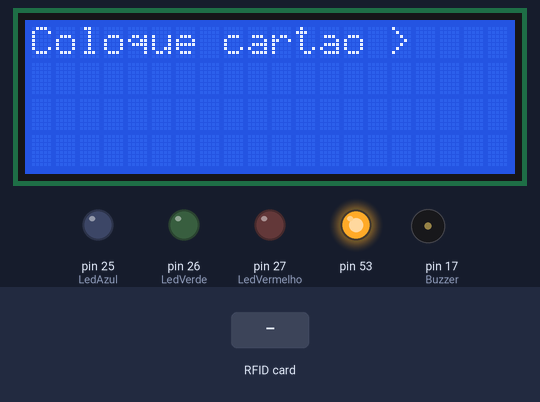
Recording of a sketch running on a simulated Arduino Mega 2560, built with avr-gcc and run on an emulated ATmega2560. On the bench: 20×4 character LCD, output pins drawn as LEDs (lit = HIGH), buzzer (waves = sounding, pin HIGH). The inputs (shaded band) are chosen by the test bench. What the sketch prints to the serial monitor is not drawn.

Above: at 1.3 s.
1.4 s: RFID card 62 92 7C 1C held to the reader
At 2.4 s:
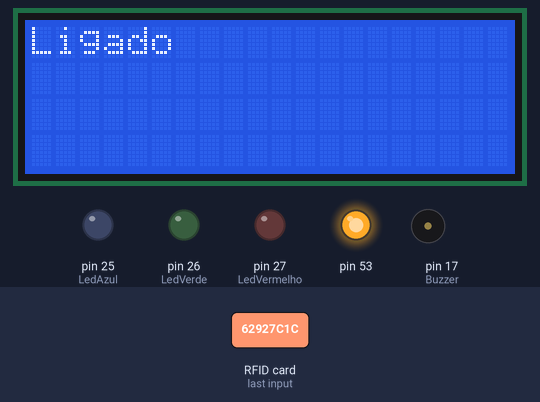
At 6.2 s:
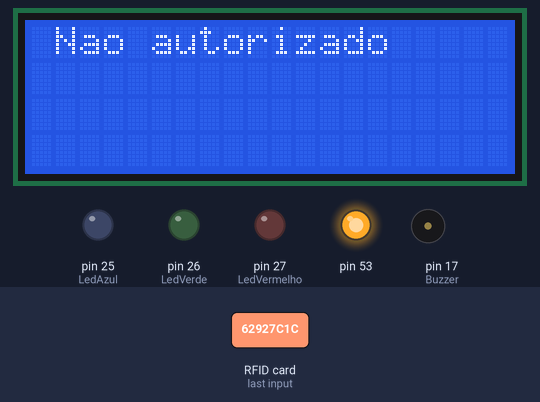
Timing chart, 0 to 11.6 s (numbered marks = the images above; inputs shaded):
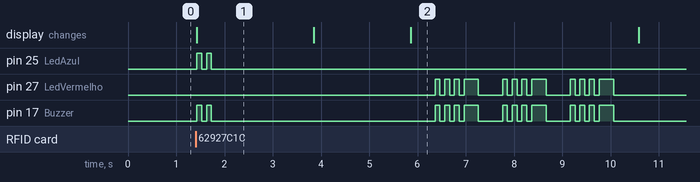

Measured:
- after the input at 1.4 s, pin 25 (LedAzul): alternates HIGH for 0.10 s and LOW for 0.10 s, 4 changes in all, then stays LOW, starting at once; pin 27 (LedVermelho): LOW → HIGH after 5.0 s, then repeats every 1.4 s: 2 × (LOW 0.10 s, HIGH 0.10 s), LOW 0.10 s, HIGH 0.30 s, LOW 0.50 s, HIGH 0.10 s, until it stays LOW from 10.1 s
- what the display in image 1 shows lasts 2.4 s, from 1.4 s to 3.8 s

The sketch:

RFID-LigandoDesligando-LEDs-LCD.ino
```cpp
//This code was Written by Oskar Polanski, known as oskarplayer27 or TheSurrenderPenguin, he is a 13 year old programmer
//Some bits are included in Polish (NONE IN POLISH, NOW IN ENGLISH), the native language of Oskar, so please change it, i have shown you where with the 2 slashes
#include <SPI.h> //Basically all the libraries, initializing, other stuff
#include <MFRC522.h>
int onoffstate = 0; // its for the "latch" of the relay

#define SS_PIN 5
#define RST_PIN 2
MFRC522 mfrc522(SS_PIN, RST_PIN);   // Create MFRC522 instance.

#include <Wire.h>
#include <LiquidCrystal_I2C.h>

#define LedAzul 25
#define LedVerde 26
#define LedVermelho 27
#define Buzzer 17

// --- Variáveis Globais ---
char st[20];

// set the LCD number of columns and rows
int ColunasLCD = 20;
int LinhasLCD = 4;

// set LCD address, number of columns and rows
// if you don't know your display address, run an I2C scanner sketch
LiquidCrystal_I2C lcd(0x27, ColunasLCD, LinhasLCD);

void setup() {
  // put your setup code here, to run once:
lcd.begin();                      // initialize the lcd
lcd.backlight();
Serial.begin(115200);
pinMode (LedVerde, OUTPUT ); //green led  - Relay signal - PIN 8
pinMode (17, OUTPUT ); //Buzzer - PIN 7
pinMode(27, OUTPUT); //red led
pinMode(25, OUTPUT); //blue led
SPI.begin();
mfrc522.PCD_Init();   // Initiate MFRC522
lcd.print("Coloque cartao >"); //Change to ur language, means put the card to the reader
Serial.println();
}

void loop() {
if ( ! mfrc522.PICC_IsNewCardPresent())
{
return;
}
if ( ! mfrc522.PICC_ReadCardSerial())
{
  return;
}
  String content= "";
  byte letter;
  for (byte i = 0; i < mfrc522.uid.size; i++)
  {
    Serial.print(mfrc522.uid.uidByte[i] < 0x10 ? " 0" : " ");
    Serial.print(mfrc522.uid.uidByte[i], HEX);
    content.concat(String(mfrc522.uid.uidByte[i] < 0x10 ? " 0" : " "));
    content.concat(String(mfrc522.uid.uidByte[i], HEX));
  }

  content.toUpperCase();

  if (content.substring(1) == "62 92 7C 1C")// Change to your card's UID
  {
   if (onoffstate == 0)
   {
    lcd.print("A ler...");// Means:Reading..., change if u want
    lcd.clear();
    lcd.print("Ligado");// Means:ON, change to ur language
    digitalWrite(8, HIGH);
    onoffstate++;
    i();
    Serial.println(onoffstate);
    delay(2000);
    lcd.clear();
   }
else
   {
    lcd.print("A ler...");// Means:Reading..., change if u want
    lcd.clear();
    lcd.print("Desligado");// Means:OFF, change to ur language
    digitalWrite(LedVerde, LOW);
    onoffstate--;
    e();
    Serial.println(onoffstate);
    delay(2000);
    lcd.clear();
   }
  }
  else
   {
    lcd.clear();
    lcd.print(" Nao autorizado ");// Means:Bad card, change to ur language
    delay(500);
    v();
    v();
    v();
    lcd.clear();
   }
   lcd.print("Coloque cartao >");// Means:Put the card to the reader, change to ur language
   delay(2000);

  if (content.substring(2) == "2D CA 08 1C")// Change to your card's UID
  {
   if (onoffstate == 0)
   {
    lcd.print("A ler...");// Means:Reading..., change if u want
    lcd.clear();
    lcd.print("Ligado");// Means:ON, change to ur language
    digitalWrite(LedVerde, HIGH);
    onoffstate++;
    i();
    Serial.println(onoffstate);
    delay(2000);
    lcd.clear();
   }
else
   {
    lcd.print("A ler...");// Means:Reading..., change if u want
    lcd.clear();
    lcd.print("Desligado");// Means:OFF, change to ur language
    digitalWrite(LedVerde, LOW);
    onoffstate--;
    e();
    Serial.println(onoffstate);
    delay(2000);
    lcd.clear();
   }
  }
  else
   {
    lcd.clear();
    lcd.print(" Nao autorizado ");// Means:Bad card, change to ur language
    delay(500);
    v();
    v();
    v();
    lcd.clear();
   }
   lcd.print("Coloque cartao >");// Means:Put the card to the reader, change to ur language
   delay(2000);

    }


void v() {
  digitalWrite(Buzzer, HIGH);
  digitalWrite(LedVermelho, HIGH);
    delay(100);
    digitalWrite(Buzzer, LOW);
    digitalWrite(LedVermelho, LOW);
    delay(100);
    digitalWrite(Buzzer, HIGH);
    digitalWrite(LedVermelho, HIGH);
    delay(100);
    digitalWrite(Buzzer, LOW);
    digitalWrite(LedVermelho, LOW);
    delay(100);
    digitalWrite(Buzzer, HIGH);
    digitalWrite(LedVermelho, HIGH);
    delay(100);
    digitalWrite(Buzzer, LOW);
    digitalWrite(LedVermelho, LOW);
    delay(100);
    digitalWrite(Buzzer, HIGH);
    digitalWrite(LedVermelho, HIGH);
    delay(300);
    digitalWrite(Buzzer, LOW);
    digitalWrite(LedVermelho, LOW);
    delay(500);

}

void e() {
  digitalWrite(Buzzer, HIGH);
  digitalWrite(LedAzul, HIGH);
    delay(100);
    digitalWrite(Buzzer, LOW);
    digitalWrite(LedAzul, LOW);
    delay(100);

}

void i() {
  e();
  e();
}
```
